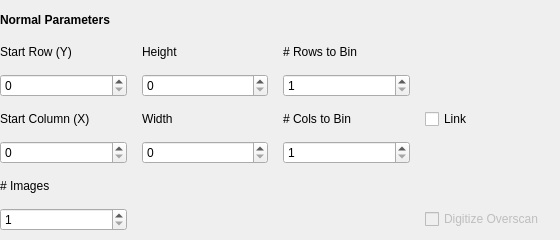
        <widget class="QWidget" name="normal">
         <widget class="QWidget" name="layoutWidget">
          <property name="geometry">
           <rect>
            <x>0</x>
            <y>10</y>
            <width>551</width>
            <height>221</height>
           </rect>
          </property>
          <layout class="QGridLayout" name="gridLayout_14">
           <property name="horizontalSpacing">
            <number>15</number>
           </property>
           <property name="verticalSpacing">
            <number>12</number>
           </property>
           <item row="0" column="0" colspan="2">
            <widget class="QLabel" name="lblAcqNorm">
             <property name="font">
              <font>
               <weight>75</weight>
               <bold>true</bold>
              </font>
             </property>
             <property name="text">
              <string>Normal Parameters</string>
             </property>
            </widget>
           </item>
           <item row="1" column="0">
            <widget class="QLabel" name="lblAcqNormStartRow">
             <property name="text">
              <string>Start Row (Y)</string>
             </property>
            </widget>
           </item>
           <item row="1" column="1">
            <widget class="QLabel" name="lblAcqNormNumRow">
             <property name="text">
              <string>Height</string>
             </property>
            </widget>
           </item>
           <item row="1" column="2">
            <widget class="QLabel" name="lblAcqNormBinRow">
             <property name="text">
              <string># Rows to Bin</string>
             </property>
            </widget>
           </item>
           <item row="2" column="0">
            <widget class="QSpinBox" name="spinAcqNormStartRow">
             <property name="maximum">
              <number>4096</number>
             </property>
            </widget>
           </item>
           <item row="2" column="1">
            <widget class="QSpinBox" name="spinAcqNormNumRow">
             <property name="maximum">
              <number>4096</number>
             </property>
            </widget>
           </item>
           <item row="2" column="2">
            <widget class="QSpinBox" name="spinAcqNormBinRow">
             <property name="minimum">
              <number>1</number>
             </property>
            </widget>
           </item>
           <item row="3" column="0">
            <widget class="QLabel" name="lblAcqNormStartCol">
             <property name="text">
              <string>Start Column (X)</string>
             </property>
            </widget>
           </item>
           <item row="3" column="1">
            <widget class="QLabel" name="lblAcqNormNumCol">
             <property name="text">
              <string>Width</string>
             </property>
            </widget>
           </item>
           <item row="3" column="2">
            <widget class="QLabel" name="lblAcqNormBinCol">
             <property name="text">
              <string># Cols to Bin</string>
             </property>
            </widget>
           </item>
           <item row="3" column="3">
            <widget class="QCheckBox" name="checkAcqNormBinLink">
             <property name="text">
              <string>Link</string>
             </property>
            </widget>
           </item>
           <item row="4" column="0">
            <widget class="QSpinBox" name="spinAcqNormStartCol">
             <property name="maximum">
              <number>4096</number>
             </property>
            </widget>
           </item>
           <item row="4" column="1">
            <widget class="QSpinBox" name="spinAcqNormNumCol">
             <property name="maximum">
              <number>4096</number>
             </property>
            </widget>
           </item>
           <item row="4" column="2">
            <widget class="QSpinBox" name="spinAcqNormBinCol">
             <property name="minimum">
              <number>1</number>
             </property>
            </widget>
           </item>
           <item row="5" column="0">
            <widget class="QLabel" name="label_9">
             <property name="text">
              <string># Images</string>
             </property>
            </widget>
           </item>
           <item row="6" column="0">
            <widget class="QSpinBox" name="spinAcqNormNumImg">
             <property name="minimum">
              <number>1</number>
             </property>
             <property name="maximum">
              <number>65535</number>
             </property>
            </widget>
           </item>
           <item row="6" column="3">
            <widget class="QCheckBox" name="checkAcqDigitizeOverscan">
             <property name="enabled">
              <bool>false</bool>
             </property>
             <property name="text">
              <string>Digitize Overscan</string>
             </property>
            </widget>
           </item>
          </layout>
         </widget>
        </widget>
